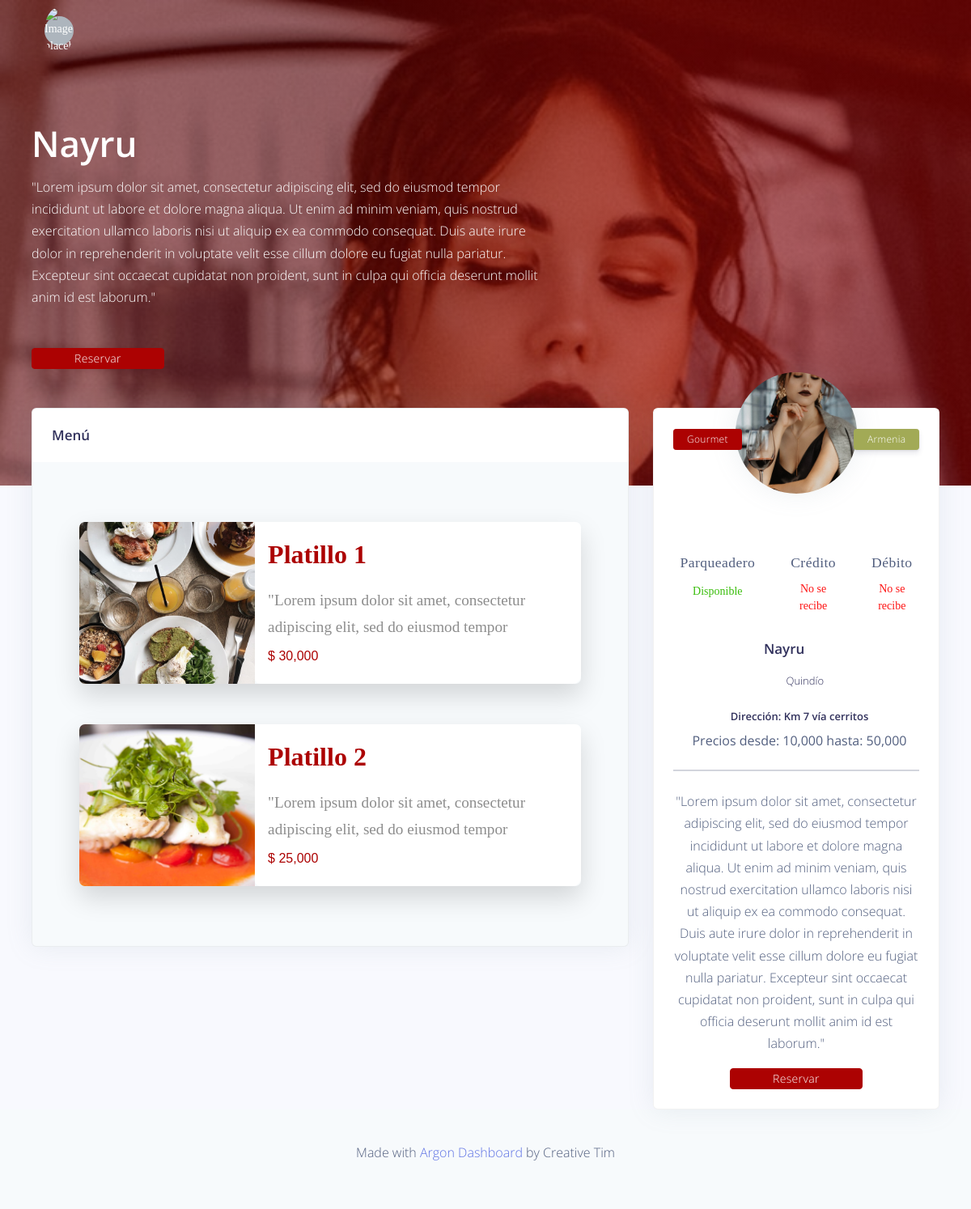
The page /restaurante/octavo2 on the database its author committed.
### restaurante/models.py (models this page shows, shortened)
class Restaurant(models.Model):
    id = models.AutoField(primary_key=True)
    name = models.CharField(max_length=50)
    city = models.CharField(max_length=20, choices=Ciudad, default="Armenia")
    departamento = models.CharField(max_length=20,default="Quindío")
    price_min = models.CharField(max_length=10)
    price_max = models.CharField(max_length=50)
    menu = models.ManyToManyField(ItemMenu)
    parking = models.BooleanField()
    email = models.EmailField()
    credit_card = models.BooleanField()
    debit_card = models.BooleanField()
    description = models.TextField()
    type = models.CharField(max_length=20, choices=Categoria, default="Gourmet")
    place = models.CharField(max_length=50)
    principal_image = models.ImageField(upload_to='restaurant/principal-img', null=True, blank=True)
    gallery = models.ManyToManyField(Gallery)
    events = models.ManyToManyField(Event)
    slug = models.SlugField(unique=True)

class ItemMenu(models.Model):
    name = models.CharField(max_length=50)
    id = models.AutoField(primary_key=True)
    description = models.TextField()
    photo = models.ImageField(upload_to='restaurant/menu', null=False)
    price = models.CharField(max_length=10, default=0)

### restaurante/views.py (the view, shortened to what this page needs)
# urls.py: path('restaurante/<slug:slug>', views.RestaurantDetailView.as_view(), name='detalle'),
class RestaurantDetailView(FormMixin, DetailView):
    template_name = 'app/restaurant/detail.html'
    model = Restaurant
    form_class = ReservationForm
    def get_context_data(self, **kwargs):
        context = super(RestaurantDetailView, self).get_context_data(**kwargs)
        context['form'] = self.get_form()
        return context

### restaurante/templates/app/restaurant/detail.html (shortened to what this page needs)
<!DOCTYPE html>
<html lang="en">
<head>
    {% load static %}
    <link href="https://cdn.jsdelivr.net/npm/bootstrap@5.0.2/dist/css/bootstrap.min.css" rel="stylesheet"
>
    <link rel="stylesheet" type="text/css" href="{% static 'css/restaurant-detail.css' %}">
    <link rel="stylesheet" href="https://cdnjs.cloudflare.com/ajax/libs/font-awesome/5.15.4/css/all.min.css" />
    {% load pwa %}
</head>
<body>
{% load crispy_forms_tags %}
  <div class="main-content">
    <nav class="navbar navbar-top navbar-expand-md navbar-dark" id="navbar-main">
      <div class="container-fluid">
        <ul class="navbar-nav align-items-center d-none d-md-flex">
          <li class="nav-item dropdown">
            <a class="nav-link pr-0" href="#" role="button" data-toggle="dropdown" aria-haspopup="true" aria-expanded="false">
              <div class="media align-items-center">
                <span class="avatar avatar-sm rounded-circle">
                  <img alt="Image placeholder" src="https://raw.githubusercontent.com/SoongCi/HoisuFront/main/src/assets/img/HoisuC%26R.png">
                </span>
              </div>
            </a>
          </li>
        </ul>
      </div>
    </nav>
    <div class="header pb-8 pt-5 pt-lg-8 d-flex align-items-center" style="min-height: 600px;  background-image: url({{ object.principal_image.url }}); background-size: cover; background-position: center top;">
      <span class="mask bg-gradient-default opacity-8"></span>
      <div class="container-fluid d-flex align-items-center">
        <div class="row">
          <div class="col-lg-7 col-md-10">
            <h1 class="display-2 text-white">{{ object.name }}</h1>
            <p class="text-white mt-0 mb-5">{{ object.description }}</p>
            <a href="#!" class="btn btn-info">Reservar</a>
          </div>
        </div>
      </div>
    </div>
    <div class="container-fluid mt--7">
      <div class="row">
        <div class="col-xl-4 order-xl-2 mb-5 mb-xl-0">
          <div class="card card-profile shadow">
            <div class="row justify-content-center">
              <div class="col-lg-3 order-lg-2">
                <div class="card-profile-image">
                  <a href="#">
                    <img src="{{ object.principal_image.url }}" width="150" height="150" style="object-fit:cover;" class="rounded-circle">
                  </a>
                </div>
              </div>
            </div>
            <div class="card-header text-center border-0 pt-8 pt-md-4 pb-0 pb-md-4">
              <div class="d-flex justify-content-between">
                <a href="#" class="btn btn-sm btn-info mr-4">{{ object.get_type_display }}</a>
                <a href="#" class="btn btn-sm btn-default float-right">{{ object.get_city_display }}</a>
              </div>
            </div>
            <div class="card-body pt-0 pt-md-4">
              <div class="row">
                <div class="col">
                  <div class="card-profile-stats d-flex justify-content-center mt-md-5">
                    <div>
                      <span class="heading">Parqueadero</span>
                      {% if object.parking == True %}
                        <span class="description-true">Disponible</span>
                      {% else %}
                        <span class="description-false">No disponible</span>
                      {% endif %}
                    </div>
                    <div>
                      <span class="heading">Crédito</span>
                      {% if object.credit == True %}
                        <span class="description-true">Se recibe</span>
                      {% else %}
                        <span class="description-false">No se recibe</span>
                      {% endif %}
                    </div>
                    <div>
                      <span class="heading">Débito</span>
                      {% if object.debit == True %}
                        <span class="description-true">Se recibe</span>
                      {% else %}
                        <span class="description-false">No se recibe</span>
                      {% endif %}
                    </div>
                  </div>
                </div>
              </div>
              <div class="text-center">
                <h3>
                  {{ object.name }}<span class="font-weight-light">&nbsp; &nbsp; &nbsp; &nbsp;{{ object.get_tipo_display }}</span>
                </h3>
                <div class="h5 font-weight-300">
                   <strong>{{ object.get_ciudad_display }} </strong> &nbsp; &nbsp; Quindío
                </div>
                <div class="h5 mt-4">
                  Dirección: {{ object.place }}
                </div>
                <div>
                  Precios desde: {{ object.price_min }} hasta: {{ object.price_max }}
                </div>
                <hr class="my-4">
                <p>{{ object.description }}</p>
                <a href="/reservar/{{ object.slug }}" class="btn btn-info">Reservar</a>
              </div>
            </div>
          </div>
        </div>
        <div class="col-xl-8 order-xl-1">
          <div class="card bg-secondary shadow">
            <div class="card-header bg-white border-0">
              <div class="row align-items-center">
                <div class="col-8">
                  <h3 class="mb-0">Menú</h3>
                </div>
              </div>
            </div>
            <div class="card-body">
              {% for i in object.menu.all %}
                  <div class="wrapper">
                      <div class="product-img">
                        <img src="{{ i.photo.url }}" height="100%" width="100%">
                      </div>
                      <div class="product-info">
                        <div class="product-text">
                          <h1>{{ i.name }}</h1>
                          <p> {{ i.description|slice:":100" }} </p>
                          <h2>$ {{ i.price }}</h2>
                        </div>
                      </div>
                  </div>
              {% endfor %}
            </div>
          </div>
        </div>
      </div>
    </div>
  </div>
  <footer class="footer">
    <div class="row align-items-center justify-content-xl-between">
      <div class="col-xl-6 m-auto text-center">
        <div class="copyright">
          <p>Made with <a href="https://www.creative-tim.com/product/argon-dashboard" target="_blank">Argon Dashboard</a> by Creative Tim</p>
        </div>
      </div>
    </div>
  </footer>
</body>
</html>

### rows shown on the page
Restaurant: principal_image (picture), name "Nayru", description "\"Lorem ipsum dolor sit amet, consectetur adipiscing elit, sed do eiusmod tempor incididunt ut labore et dolore magna aliqua. Ut enim ad minim veniam, quis nostrud exercitation ullamco laboris nisi ut aliquip ex ea commodo consequat. Duis aute irure dolor in reprehenderit in voluptate velit esse cillum dolore eu fugiat nulla pariatur. Excepteur sint occaecat cupidatat non proident, sunt in culpa qui officia deserunt mollit anim id est laborum.\"", type "Gourmet", city "Armenia", place "Km 7 vía cerritos", price_min "10,000", price_max "50,000"
ItemMenu: photo (picture), name "Platillo 1", description "\"Lorem ipsum dolor sit amet, consectetur adipiscing elit, sed do eiusmod tempor…", price "30,000"
ItemMenu: photo (picture), name "Platillo 2", description "\"Lorem ipsum dolor sit amet, consectetur adipiscing elit, sed do eiusmod tempor…", price "25,000"
